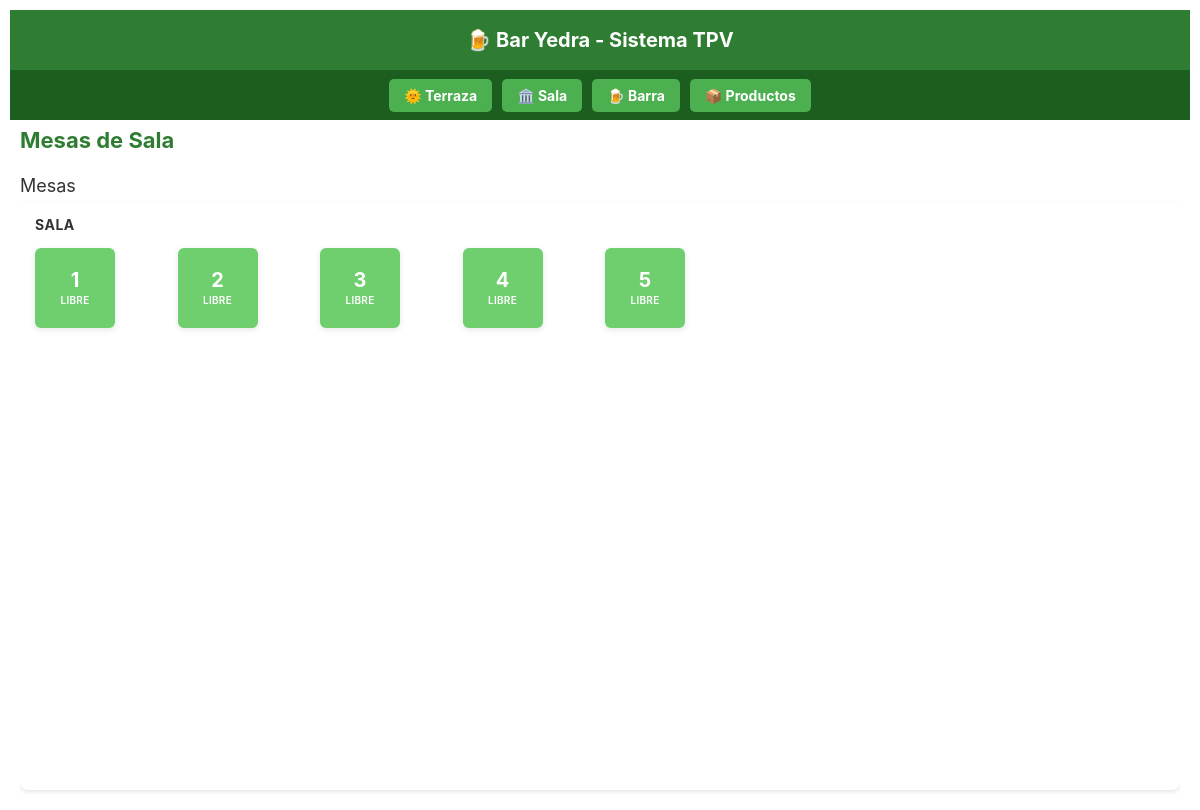
/sala, run on the app's committed database.
### models.py (models this page shows, shortened)
class Mesa(db.Model):
    __tablename__ = 'mesa'
    id = db.Column(db.Integer, primary_key=True)
    numero = db.Column(db.Integer, nullable=False)
    zona = db.Column(db.String(50), nullable=False)  # Terraza, Sala, Barra
    estado = db.Column(db.String(20), default='libre')  # libre, ocupada, pagada
    pedidos = db.relationship('Pedido', backref='mesa', lazy=True)

### app.py (the view)
@app.route('/sala')
def sala():
    mesas = Mesa.query.filter_by(zona='Sala').order_by(Mesa.numero).all()
    return render_template('sala.html', mesas=mesas)

### templates/sala.html (shortened to what this page needs)
{% extends "base_tpv.html" %}
{% block content %}
<div class="page-wrapper">
    <div class="products-header">
        <h2>Mesas de Sala</h2>
    </div>
    <h3>Mesas</h3>
    <div class="section">
        <div class="section-title">SALA</div>
        <div class="mesas-grid">
            {% for mesa in mesas %}
                <div class="mesa-card {{ mesa.estado }}" onclick="window.location.href='/mesa/{{ mesa.id }}'">
                    <div class="mesa-numero">{{ mesa.numero }}</div>
                    <div class="mesa-estado">
                        {% if mesa.estado == 'libre' %}
                            LIBRE
                        {% elif mesa.estado == 'ocupada' %}
                            OCUPADA
                        {% else %}
                            PAGADA
                        {% endif %}
                    </div>
                </div>
            {% endfor %}
        </div>
    </div>
</div>
{% endblock %}

### templates/base_tpv.html (style rules this page uses)
* { margin: 0; padding: 0; box-sizing: border-box; }
body { font-family: Arial, sans-serif; background: #f5f5f5; color: #333; height: 100vh; max-height: 1024px; overflow: hidden; }

### templates/sala.html (style rules this page uses)
body { background-color: #ffffff; margin: 0; padding: 10px; font-family: -apple-system, BlinkMacSystemFont, 'Segoe UI', Roboto, sans-serif; height: 100vh; max-height: 1024px; overflow: hidden; }
.page-wrapper { height: calc(100vh - 120px); max-height: 904px; overflow: hidden; display: flex; flex-direction: column; }
.products-header { display: flex; justify-content: space-between; align-items: center; margin-bottom: 10px; height: 40px; }
.products-header h2 { color: #2e7d32; font-size: 22px; margin: 0; font-weight: bold; }
h3 { color: #333; font-size: 18px; margin: 5px 0; font-weight: normal; }
.section { background: white; border-radius: 8px; padding: 15px; margin-bottom: 10px; box-shadow: 0 2px 4px rgba(0,0,0,0.1); flex: 1; overflow: hidden; }
.section-title { color: #333; font-size: 14px; font-weight: bold; margin-bottom: 15px; text-transform: uppercase; letter-spacing: 0.5px; }
.mesas-grid { display: grid; grid-template-columns: repeat(8, 1fr); gap: 10px; height: calc(100% - 35px); align-content: start; }
.mesa-card { background: #6FCF6F; border: none; border-radius: 6px; padding: 10px; text-align: center; cursor: pointer; transition: all 0.3s ease; aspect-ratio: 1; display: flex; flex-direction: column; justify-content: center; align-items: center; height: 80px; box-shadow: 0 2px 6px rgba(0,0,0,0.1); }
.mesa-numero { color: white; font-size: 20px; font-weight: bold; margin-bottom: 4px; line-height: 1; }
.mesa-estado { color: white; font-size: 10px; font-weight: 600; text-transform: uppercase; letter-spacing: 0.3px; }

### data on the page
Mesa: numero "1", estado "LIBRE"
Mesa: numero "2", estado "LIBRE"
Mesa: numero "3", estado "LIBRE"
Mesa: numero "4", estado "LIBRE"
Mesa: numero "5", estado "LIBRE"
